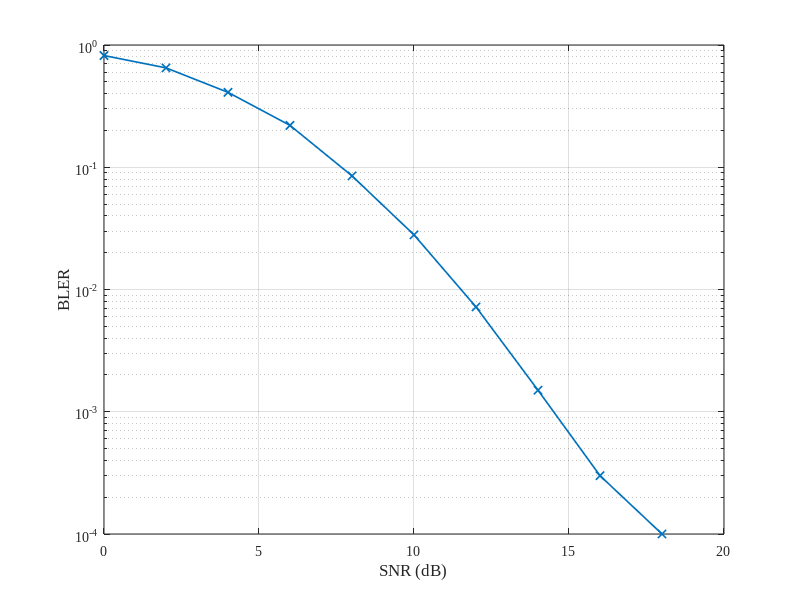

MATLAB code to generate this figure: (Note: this script raises an error after producing the figure.)
clc
clear all

% SNR Range
d1 = 0:2:20;

BLER_svc = [0.8200, 0.6500, 0.4100, 0.2200, 0.0850, 0.0280, 0.0072, 0.0015, 0.0003, 0.0001, 0.0000];

width = 5;      % Width in inches
height = 4;     % Height in inches
alw = 1.2;      % AxesLineWidth
fsz = 12;       % Fontsize
lw = 1.2;       % LineWidth
msz = 6;        % MarkerSize

% Plot Setup
% figure
pos = get(gcf, 'Position');
set(gcf, 'Position', [pos(1) pos(2) width*100, height*100]); %<- Set size
set(0,'defaultAxesFontName','Times New Roman');

semilogy(d1, BLER_svc, '-x', 'LineWidth', lw, 'MarkerSize', msz); hold on; grid on

xlabel('SNR (dB)', 'FontSize', fsz)
ylabel('BLER', 'FontSize', fsz)

% Axis and Font configuration
ax = gca;
ax.FontSize = fsz;
ax.LineWidth = alw;
axis([0 20 1e-4 1])
